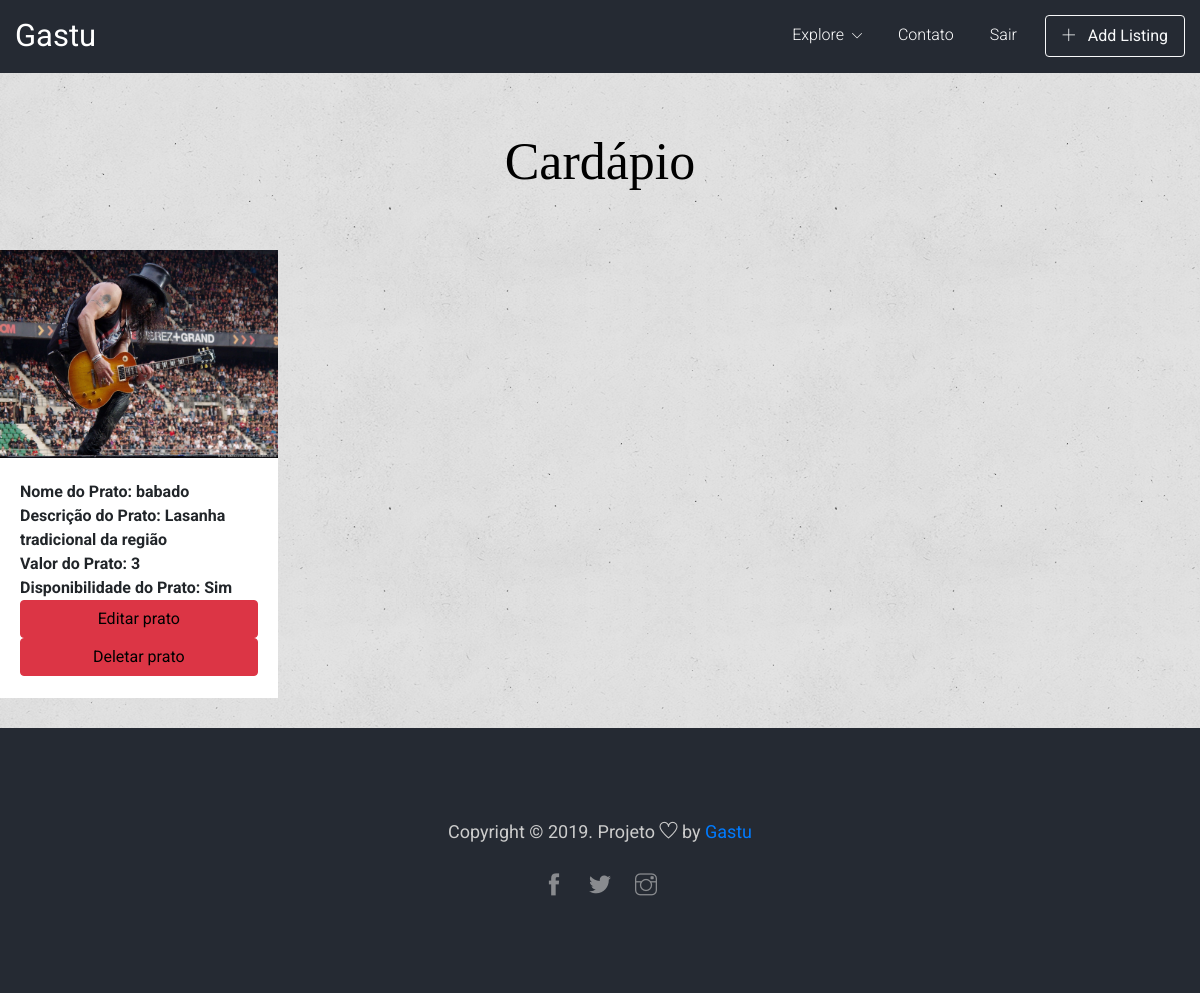
The page /polls/exibircardapio/?id_res=6 (signed in) on the database its author committed.
### polls/models.py (models this page shows)
class Prato(models.Model):
    id_prato = models.AutoField(primary_key=True)
    nome = models.CharField(max_length=35)
    descricao = models.CharField(max_length=100)
    valor = models.IntegerField()
    disponibilidade = models.CharField(max_length=25)
    foto = models.ImageField(upload_to='media/imagens/')
    restaurante = models.ForeignKey(Restaurante, on_delete=models.CASCADE)

### polls/views.py (the view)
# urls.py: path('exibircardapio/', views.exibeCarda, name='exibircardapio'),
def exibeCarda(request):
    this_object_id = request.GET['id_res']
    r = Restaurante.objects.get(id_restaurante=this_object_id)
    pratos = Prato.objects.filter(restaurante=r)
    print(len(pratos))
    return render(request, 'exibirCardapio.html', {'prts':pratos})

### polls/templates/exibirCardapio.html (shortened to what this page needs)
{% load static %}
<!DOCTYPE html>
<html lang="en">
<head>
    <link rel="stylesheet" href="{% static 'css/bootstrap.min.css' %}">
    <link rel="stylesheet" href="{% static 'css/simple-line-icons.css' %}">
    <link rel="stylesheet" href="{% static 'css/themify-icons.css' %}">
    <link rel="stylesheet" href="{% static 'css/set1.css' %}">
    <link rel="stylesheet" href="{% static 'css/swiper.min.css'%}">
    <link rel="stylesheet" href="{% static 'css/magnific-popup.css' %}">
    <link rel="stylesheet" href="{% static 'css/style.css' %}">
</head>
<body>
    <div class="dark-bg sticky-top">
        <div class="container-fluid">
            <div class="row">
                <div class="col-md-12">
                    <nav class="navbar navbar-expand-lg navbar-light">
                        <a class="navbar-brand" href="{% url 'gastu:post_list' %}">Gastu</a>
                        <div class="collapse navbar-collapse justify-content-end" id="navbarNavDropdown">
                            <ul class="navbar-nav">
                                <li class="nav-item dropdown">
                                    <a class="nav-link" href="#" id="navbarDropdownMenuLink" data-toggle="dropdown" aria-haspopup="true" aria-expanded="false">
                   Explore
                   <span class="icon-arrow-down"></span>
                 </a>
                                </li>
                                <li class="nav-item active">
                                    <a class="nav-link" href="{% url 'gastu:contact' %}">Contato</a>
                                </li>
                                {% if user.is_authenticated %}
                                    <li class="nav-item">
                                        <a class="nav-link" href="{% url 'logout' %}">Sair</a>
                                    </li>
                                    {% else %}
                                    <li class="nav-item">
                                        <a class="nav-link" href="{% url 'login' %}">Login</a>
                                    </li>
                                    {% endif %}
                                <li><a href="#" class="btn btn-outline-light top-btn"><span class="ti-plus"></span> Add Listing</a></li>
                            </ul>
                        </div>
                    </nav>
                </div>
            </div>
        </div>
    </div>
<body background="{% static  '/media/imagens/123.png' %}">
    <div class="content-fluid" align="center" style="margin-top: 60px">
        <h1 class="card-title text-center" style="color: black; font-family: Times New Roman; ">Cardápio</h1><br><br>
    </div>
    <div class="row">
        {% for carda in prts %}
        <div class="col-xs-12 col-sm-3 col-md-3 col-lg-3 featured-responsive" >
            <div class="featured-place-wrap" >
                {% if carda.foto %}
                <img src="/media/{{ carda.foto }}" class="img-fluid" alt="" >
                {% endif %}
                <div class="featured-title-box" style="font-weight: bold;" >
                    Nome do Prato: {{ carda.nome }}<br>
                    Descrição do Prato: {{ carda.descricao }}<br>
                    Valor do Prato: {{ carda.valor }}<br>
                    Disponibilidade do Prato: {{ carda.disponibilidade }}<br>
                    {% if user.is_authenticated %}
                    <a href="{% url 'polls:update_cardapio' %}?id_upd={{carda.id_prato}}" class="btn btn-danger">Editar prato</a>
                    <a href="{% url 'polls:deletar_cardapio' %}?id_delet={{carda.id_prato}}" class="btn btn-danger">Deletar prato</a>
                    {% endif %}
                </div>
            </div>
        </div>
        {% endfor %}
    </div>
    <footer class="main-block dark-bg">
        <div class="container">
            <div class="row">
                <div class="col-md-12">
                    <div class="copyright">
                        <p>Copyright &copy; 2019. Projeto <i class="ti-heart" aria-hidden="true"></i> by <a href="http://127.0.0.1:8000/" target="_blank">Gastu</a></p>
                        <ul>
                            <li><a href="#"><span class="ti-facebook"></span></a></li>
                            <li><a href="#"><span class="ti-twitter-alt"></span></a></li>
                            <li><a href="#"><span class="ti-instagram"></span></a></li>
                        </ul>
                    </div>
                </div>
            </div>
        </div>
    </footer>
</body>
</html>

### static/css/style.css (style rules this page uses)
body { font-family: 'Roboto', sans-serif; }
h1 { font-size: 72px; color: #fff; font-weight: 300; }
@media (max-width: 1200px) { h1 { font-size: 52px; } }
p { font-size: 15px; }
.main-block { padding: 90px 0; }
.dark-bg { background: #252a33; }
.navbar { padding: .5rem 0; }
.navbar-brand { font-size: 31px; }
.navbar-light .navbar-brand { color: #fff; }
.navbar-light .navbar-nav .active > .nav-link { color: #fff; }
.navbar-light .navbar-nav .nav-link { font-size: 16px; font-weight: 300; color: #fff; }
.nav-item { margin: 0 20px 0 0; }
.nav-item span { font-size: 10px; margin: 0 0 0 4px; }
.ti-plus { font-size: 14px; padding: 0 8px 0 0; }
.btn-outline-light { padding: 10px 16px; }
.featured-place-wrap { background: #fff; margin: 0 0 30px; -webkit-transition: all 0.5s ease; -o-transition: all 0.5s ease; transition: all 0.5s ease; position: relative; }
.featured-place-wrap a { display: block; text-decoration: none; color: #000; }
.featured-place-wrap img { width: 100%; }
.featured-title-box { padding: 22px 20px; }
footer { position: relative; }
.copyright { text-align: center; }
.copyright p { font-size: 18px; font-weight: 400; color: #ccc; margin: 0; }
.copyright ul { margin: 25px 0 0; padding: 0; }
.copyright ul li { list-style: none; display: inline-block; }
.copyright ul li a { color: #ccc; font-size: 22px; padding: 0 10px; opacity: 0.6; -webkit-transition: 0.3s; -o-transition: 0.3s; transition: 0.3s; }

### rows shown on the page
Prato: foto (picture), nome "babado", descricao "Lasanha tradicional da região", valor "3", disponibilidade "Sim"
